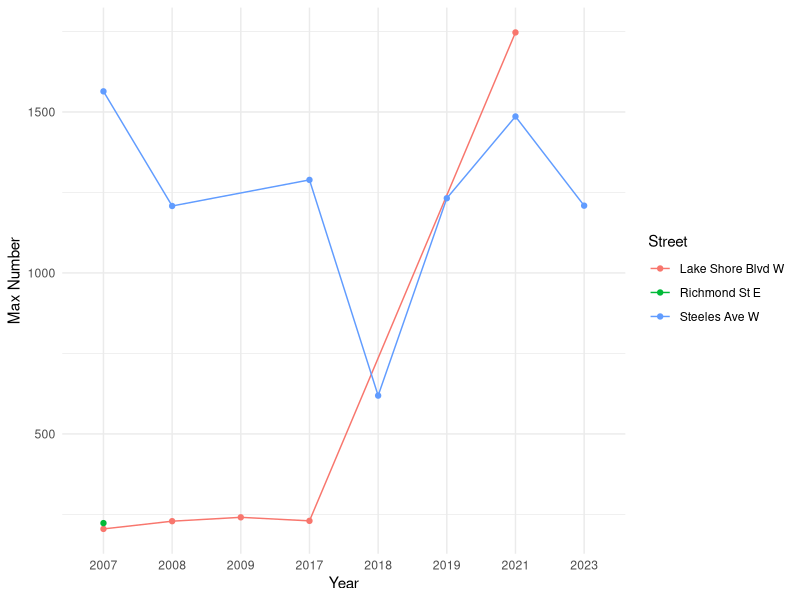

Generate this figure with R: (Note: this script raises an error after producing the figure.)
## ---- chunk 1
#| include: false
#| warning: false
#| message: false
library(here)
library(tidyverse)
#import raw data
toronto_red_light_cameras <-
  read_csv(
    here::here("inputs/data/unedited_data.csv")
  )
  show_col_types=FALSE
## ---- chunk 2
#| label: tbl-toronto
#| tbl-cap: red light cameras numbers in toronto
#| echo: false
library(here)
library(tidyverse)
library(dplyr)
library(readr)
library(kableExtra)

toronto_red_light_cameras_clean <- toronto_red_light_cameras %>%
  filter(LINEAR_NAME_FULL_1 %in% c("Richmond St E", "Lake Shore Blvd W", "Steeles Ave W")) %>%
  mutate(Year = format(as.Date(ACTIVATION_DATE), "%Y")) %>%
  select(LINEAR_NAME_FULL_1, TCS, Year)
max_number_by_street_year <- toronto_red_light_cameras_clean %>%
  group_by(Year, LINEAR_NAME_FULL_1) %>%
  summarize(Max_Number = max(TCS))
print(max_number_by_street_year)
kable(
  max_number_by_street_year,
  col.names = c("Year", "Street", "Max Number"),  
  digits = 1
)


## ---- chunk 3
#| label: fig-toronto
#| fig-cap: red light cameras annal change
#| echo: false
#| warning: false
#| message: false
toronto_red_light_cameras_clean <- toronto_red_light_cameras %>%
  filter(LINEAR_NAME_FULL_1 %in% c("Richmond St E", "Lake Shore Blvd W", "Steeles Ave W")) %>%
  mutate(Year = format(as.Date(ACTIVATION_DATE), "%Y")) %>%
  select(LINEAR_NAME_FULL_1, TCS, Year)
max_number_by_street_year <- toronto_red_light_cameras_clean %>%
  group_by(Year, LINEAR_NAME_FULL_1) %>%
  summarize(Max_Number = max(TCS))
library(ggplot2)
max_number_by_street_year$Max_Number <- as.numeric(as.character(max_number_by_street_year$Max_Number))
library(ggplot2)
ggplot(max_number_by_street_year, aes(x = Year, y = Max_Number, group = LINEAR_NAME_FULL_1, color = LINEAR_NAME_FULL_1)) +
  geom_line() +  
  geom_point() + 
  labs(x = "Year", y = "Max Number", color = "Street") +
  theme_minimal() 

## ---- chunk 4
#| echo: false
toronto_red_light_cameras_clean <- toronto_red_light_cameras %>%
  filter(LINEAR_NAME_FULL_1 %in% c("Richmond St E", "Lake Shore Blvd W", "Steeles Ave W")) %>%
  mutate(Year = format(as.Date(ACTIVATION_DATE), "%Y")) %>%
  select(LINEAR_NAME_FULL_1, TCS, Year)

max_number_by_street_year <- toronto_red_light_cameras_clean %>%
  group_by(Year, LINEAR_NAME_FULL_1) %>%
  summarize(Max_Number = max(TCS), .groups = 'drop')  
summarize()
